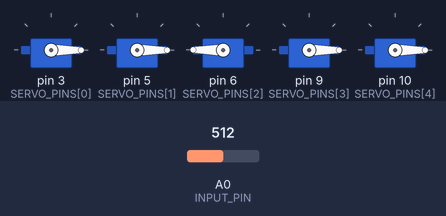
Simulated run of this sketch. Board: Arduino Uno, built with avr-gcc and run on an emulated ATmega328P. Parts: 5 × servo. The test bench sets the inputs (shaded band); at power-on: A0 (INPUT_PIN) = 512.

Above: at 2.7 s.
2.8 s: A0 (INPUT_PIN) set to 716
At 4.3 s:
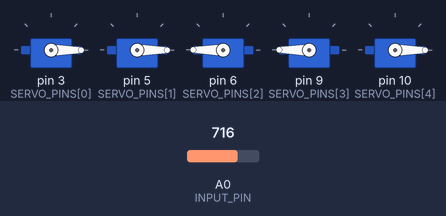
8.0 s: A0 (INPUT_PIN) set to 900
At 10.4 s:
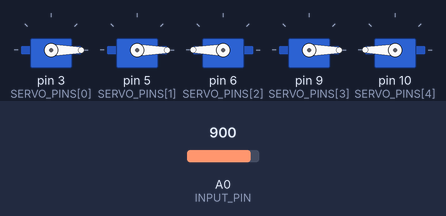
13.2 s: A0 (INPUT_PIN) set to 511
At 15.2 s:
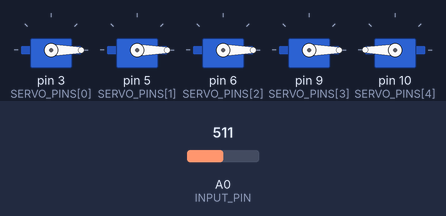
18.4 s: A0 (INPUT_PIN) set to 306
At 20.1 s:
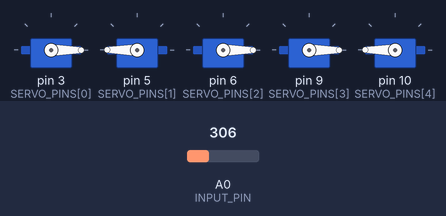
23.6 s: A0 (INPUT_PIN) set to 122
At 25.0 s:
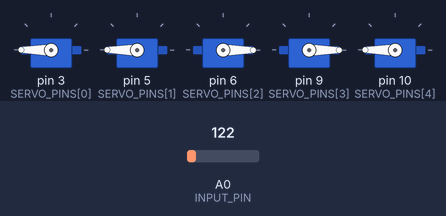
Timing chart, 0 to 29.8 s (numbered marks = the images above; inputs shaded):
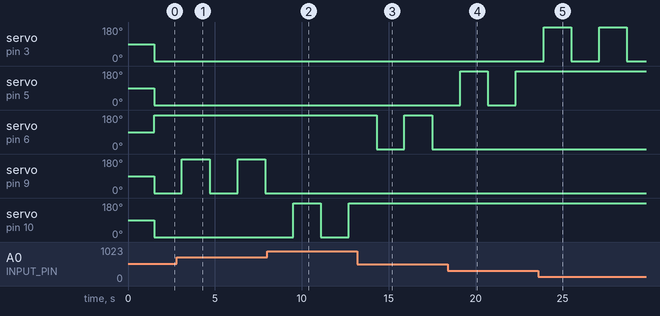

The sketch:

DispenserMicrocontroller.ino
```cpp
#include <Servo.h>
// Note: servo.h library disables analogWrite on pins 9 and 10

#define INPUT_PIN A0
int potValue; // Potentiometer value, will be the input value from the main controller

Servo servos[5];
const int SERVO_PINS[] = {3, 5, 6, 9, 10};

int i; // variable for loops

void zeroOutServos()
{
  for (i = 0; i < sizeof(servos)/sizeof(*servos); i++) // would've used range-based for loop, but its not supported on C++98
  {
    servos[i].write(0);
  }
}

void setup() {
  pinMode(INPUT_PIN, INPUT);

  for(i = 0; i < sizeof(servos)/sizeof(*servos); i++)
  {
    pinMode(SERVO_PINS[i], OUTPUT);
    servos[i].attach(SERVO_PINS[i]);
  }

  delay(1500);
  zeroOutServos();
}

void dispensePill(int servoIndex)
{
  servos[servoIndex].write((servos[servoIndex].read() == 180)?0:180);
  delay(1500);
}

void loop() // For demo purposes, continuously rotates selected servo
{
  potValue = analogRead(INPUT_PIN) >> 2;
  dispensePill(potValue * 5 / 255);
  delay(100);
}
```

Measured:
- after the input at 2.8 s, servo on pin 6 (SERVO_PINS[2]): stops changing and stays 180°; servo on pin 9 (SERVO_PINS[3]): alternates 180° for 1.6 s and 0° for 1.6 s, starting after 0.30 s
- after the input at 8.0 s, servo on pin 9 (SERVO_PINS[3]): stays 0° (without the input it goes to 180° after 1.5 s); servo on pin 10 (SERVO_PINS[4]): 0° → 180° after 1.5 s, → 0° 1.6 s later, → 180° 1.6 s later
- after the input at 13.2 s, servo on pin 6 (SERVO_PINS[2]): 180° → 0° after 1.1 s, → 180° 1.6 s later, → 0° 1.6 s later; servo on pin 10 (SERVO_PINS[4]): stays 180° (without the input it goes to 0° after 1.1 s)
- after the input at 18.4 s, servo on pin 5 (SERVO_PINS[1]): 0° → 180° after 0.70 s, → 0° 1.6 s later, → 180° 1.6 s later; servo on pin 6 (SERVO_PINS[2]): stays 0° (without the input it goes to 180° after 0.70 s)
- after the input at 23.6 s, servo on pin 3 (SERVO_PINS[0]): alternates 180° for 1.6 s and 0° for 1.6 s, starting after 0.30 s; servo on pin 5 (SERVO_PINS[1]): stops changing and stays 180°
